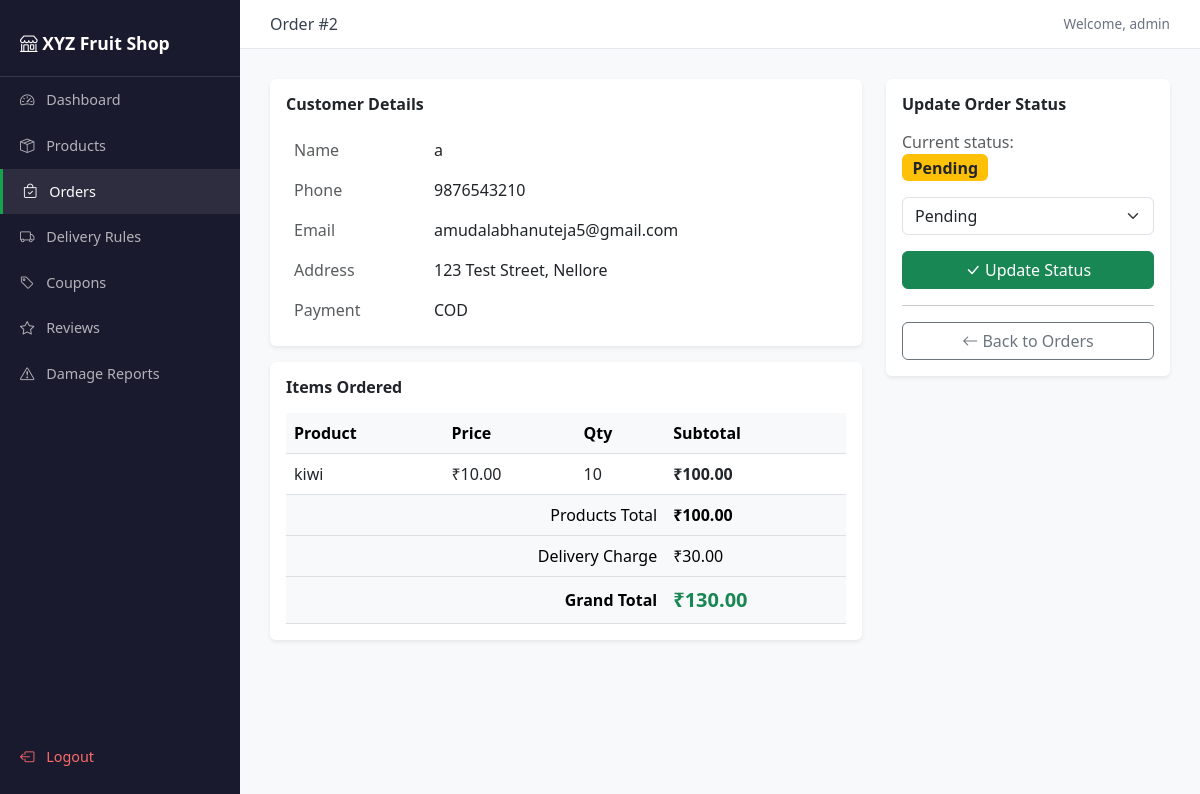
The app's page /shop/orders/2/ (signed in) with its own data.
### store/models.py (models this page shows, shortened)
class Shop(models.Model):
    owner        = models.OneToOneField(User, on_delete=models.CASCADE)
    name         = models.CharField(max_length=100)
    slug         = models.SlugField(unique=True)
    tagline      = models.CharField(max_length=200, blank=True)
    logo         = models.ImageField(upload_to='logos/', blank=True, null=True)
    theme_color  = models.CharField(max_length=7, default='#16a34a')
    address      = models.TextField(blank=True)
    phone        = models.CharField(max_length=15, blank=True)
    email        = models.EmailField(blank=True)
    is_open      = models.BooleanField(default=True)
    closed_msg   = models.CharField(max_length=200, default='Shop is closed today. Please visit again!')
    created_at   = models.DateTimeField(auto_now_add=True)

class Order(models.Model):
    STATUS_CHOICES = [
        ('pending',   'Pending'),
        ('confirmed', 'Confirmed'),
        ('delivered', 'Delivered'),
        ('cancelled', 'Cancelled'),
    ]
    shop              = models.ForeignKey(Shop, on_delete=models.CASCADE, related_name='orders')
    customer_name     = models.CharField(max_length=100)
    customer_email    = models.EmailField()
    customer_phone    = models.CharField(max_length=15)
    customer_address  = models.TextField()
    status            = models.CharField(max_length=20, choices=STATUS_CHOICES, default='pending')
    total_amount      = models.DecimalField(max_digits=10, decimal_places=2)
    delivery_charge   = models.DecimalField(max_digits=6, decimal_places=2, default=0)
    discount_amount   = models.DecimalField(max_digits=8, decimal_places=2, default=0)
    coupon_used       = models.CharField(max_length=20, blank=True)
    payment_method    = models.CharField(max_length=20, default='cod')
    created_at        = models.DateTimeField(auto_now_add=True)
    def grand_total(self):
        return self.total_amount + self.delivery_charge - self.discount_amount

class OrderItem(models.Model):
    order    = models.ForeignKey(Order, on_delete=models.CASCADE, related_name='items')
    product  = models.ForeignKey(Product, on_delete=models.SET_NULL, null=True)
    name     = models.CharField(max_length=100)
    price    = models.DecimalField(max_digits=8, decimal_places=2)
    quantity = models.PositiveIntegerField(default=1)
    def subtotal(self):
        return self.price * self.quantity

### store/views.py (the view)
# urls.py: path('orders/<int:pk>/',              views.order_detail, name='order_detail'),
@login_required(login_url='/dashboard/login/')
def order_detail(request, pk):
    shop  = get_object_or_404(Shop, owner=request.user)
    order = get_object_or_404(Order, pk=pk, shop=shop)
    return render(request, 'dashboard/order_detail.html', {'shop': shop, 'order': order})

### templates/dashboard/order_detail.html (shortened to what this page needs)
{% extends 'base.html' %}
{% block page_title %}Order #{{ order.id }}{% endblock %}
{% block content %}
<div class="row g-4">
    <div class="col-md-8">
        <div class="card border-0 shadow-sm mb-3">
            <div class="card-body">
                <h6 class="fw-bold mb-3">Customer Details</h6>
                <table class="table table-borderless mb-0">
                    <tr>
                        <td class="text-muted" style="width:140px">Name</td>
                        <td class="fw-500">{{ order.customer_name }}</td>
                    </tr>
                    <tr>
                        <td class="text-muted">Phone</td>
                        <td>{{ order.customer_phone }}</td>
                    </tr>
                    <tr>
                        <td class="text-muted">Email</td>
                        <td>{{ order.customer_email }}</td>
                    </tr>
                    <tr>
                        <td class="text-muted">Address</td>
                        <td>{{ order.customer_address }}</td>
                    </tr>
                    <tr>
                        <td class="text-muted">Payment</td>
                        <td>{{ order.payment_method|upper }}</td>
                    </tr>
                </table>
            </div>
        </div>
        <div class="card border-0 shadow-sm">
            <div class="card-body">
                <h6 class="fw-bold mb-3">Items Ordered</h6>
                <table class="table mb-0">
                    <thead class="table-light">
                        <tr>
                            <th>Product</th>
                            <th>Price</th>
                            <th>Qty</th>
                            <th>Subtotal</th>
                        </tr>
                    </thead>
                    <tbody>
                        {% for item in order.items.all %}
                        <tr>
                            <td>{{ item.name }}</td>
                            <td>₹{{ item.price }}</td>
                            <td>{{ item.quantity }}</td>
                            <td class="fw-bold">₹{{ item.subtotal }}</td>
                        </tr>
                        {% endfor %}
                    </tbody>
                    <tfoot class="table-light">
                        <tr>
                            <td colspan="3" class="text-end">Products Total</td>
                            <td class="fw-bold">₹{{ order.total_amount }}</td>
                        </tr>
                        <tr>
                            <td colspan="3" class="text-end">Delivery Charge</td>
                            <td>₹{{ order.delivery_charge }}</td>
                        </tr>
                        <tr>
                            <td colspan="3" class="text-end fw-bold">Grand Total</td>
                            <td class="fw-bold text-success fs-5">
                                ₹{{ order.grand_total }}
                            </td>
                        </tr>
                    </tfoot>
                </table>
            </div>
        </div>
    </div>
    <div class="col-md-4">
        <div class="card border-0 shadow-sm">
            <div class="card-body">
                <h6 class="fw-bold mb-3">Update Order Status</h6>
                <div class="mb-3">
                    <span class="text-muted">Current status:</span><br>
                    {% if order.status == 'pending' %}
                        <span class="badge bg-warning text-dark fs-6">Pending</span>
                    {% elif order.status == 'confirmed' %}
                        <span class="badge bg-primary fs-6">Confirmed</span>
                    {% elif order.status == 'delivered' %}
                        <span class="badge bg-success fs-6">Delivered</span>
                    {% else %}
                        <span class="badge bg-danger fs-6">Cancelled</span>
                    {% endif %}
                </div>
                <form method="POST"
                      action="{% url 'order_status' order.pk %}">
                    <select name="status" class="form-select mb-3">
                        <option value="pending"
                            {% if order.status == 'pending' %}selected{% endif %}>
                            Pending
                        </option>
                    </select>
                    <button type="submit" class="btn btn-success w-100">
                        <i class="bi bi-check-lg"></i> Update Status
                    </button>
                </form>
                <hr>
                <a href="{% url 'order_list' %}"
                   class="btn btn-outline-secondary w-100">
                    <i class="bi bi-arrow-left"></i> Back to Orders
                </a>
            </div>
        </div>
    </div>
</div>
{% endblock %}

### templates/base.html (shortened to what this page needs)
<!DOCTYPE html>
<html lang="en">
<head>
    <link href="https://cdn.jsdelivr.net/npm/bootstrap@5.3.0/dist/css/bootstrap.min.css" rel="stylesheet">
    <link href="https://cdn.jsdelivr.net/npm/bootstrap-icons@1.10.5/font/bootstrap-icons.css" rel="stylesheet">
</head>
<body>
{% if user.is_authenticated %}
<div class="sidebar">
    <div class="shop-name">
        <i class="bi bi-shop"></i>
        {% if shop %}{{ shop.name }}{% else %}LocalShop{% endif %}
    </div>
    <a href="{% url 'dashboard_home' %}" class="{% if request.resolver_match.url_name == 'dashboard_home' %}active{% endif %}">
        <i class="bi bi-speedometer2 nav-icon"></i> Dashboard
    </a>
    <a href="{% url 'product_list' %}" class="{% if 'product' in request.resolver_match.url_name %}active{% endif %}">
        <i class="bi bi-box-seam nav-icon"></i> Products
    </a>
    <a href="{% url 'order_list' %}" class="{% if 'order' in request.resolver_match.url_name %}active{% endif %}">
        <i class="bi bi-bag-check nav-icon"></i> Orders
    </a>
    <a href="{% url 'delivery_rule' %}" class="{% if request.resolver_match.url_name == 'delivery_rule' %}active{% endif %}">
        <i class="bi bi-truck nav-icon"></i> Delivery Rules
    </a>
    <a href="{% url 'coupon_list' %}" class="{% if request.resolver_match.url_name == 'coupon_list' %}active{% endif %}">
        <i class="bi bi-tag nav-icon"></i> Coupons
    </a>
    <a href="{% url 'review_list' %}" class="{% if request.resolver_match.url_name == 'review_list' %}active{% endif %}">
        <i class="bi bi-star nav-icon"></i> Reviews
    </a>
    <a href="{% url 'damage_reports' %}" class="{% if request.resolver_match.url_name == 'damage_reports' %}active{% endif %}">
        <i class="bi bi-exclamation-triangle nav-icon"></i> Damage Reports
    </a>
    <div style="position:absolute; bottom:20px; width:100%;">
        <a href="{% url 'owner_logout' %}" style="color:#ff6b6b;">
            <i class="bi bi-box-arrow-left nav-icon"></i> Logout
        </a>
    </div>
</div>
<div class="topbar">
    <span style="font-weight:500; color:#374151;">
        {% block page_title %}Dashboard{% endblock %}
    </span>
    <span style="font-size:0.85rem; color:#6b7280;">
        Welcome, {{ request.user.username }}
    </span>
</div>
{% endif %}
<div class="{% if user.is_authenticated %}main-content{% else %}container mt-5{% endif %}">
    {% block content %}{% endblock %}
</div>
</body>
</html>

### records on screen
Shop: name "XYZ Fruit Shop"
Order: id "2", customer_name "a", customer_phone "9876543210", customer_email "amudalabhanuteja5@gmail.com", customer_address "123 Test Street, Nellore", payment_method "COD", total_amount "100.00", delivery_charge "30.00", grand_total "130.00", status "Pending"
OrderItem: name "kiwi", price "10.00", quantity "10", subtotal "100.00"

### other values on screen
{{ request.user.username }} "admin"
